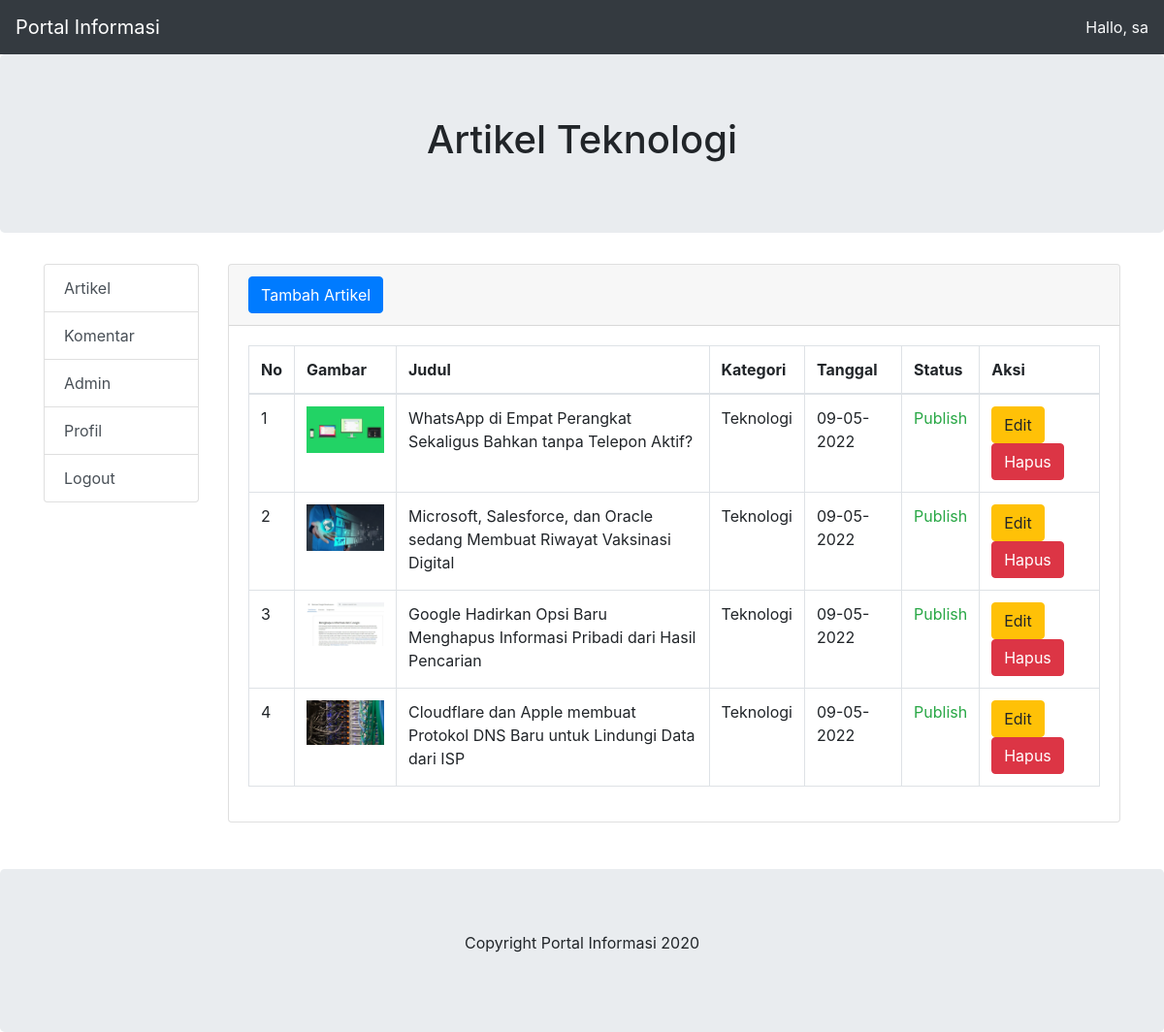
/admin/index.php?halaman=artikel&kategori=1 (signed in), run on the app's committed database.
### tables this page shows
CREATE TABLE `profil` (
  `nama_website` varchar(50) NOT NULL
);

CREATE TABLE `kategori` (
  `id_kategori` int(11) NOT NULL,
  `nama_kategori` varchar(50) NOT NULL,
  `gambar_kategori` varchar(200) NOT NULL DEFAULT 'gambar_default.png'
);

CREATE TABLE `artikel` (
  `id_artikel` int(11) NOT NULL,
  `kode_artikel` char(10) NOT NULL,
  `judul_artikel` varchar(100) NOT NULL,
  `isi_artikel` text NOT NULL,
  `gambar` varchar(100) NOT NULL DEFAULT 'gambar_default.png',
  `tanggal` datetime NOT NULL,
  `status` int(11) NOT NULL,
  `id_kategori` int(11) NOT NULL,
  `id_pengguna` int(11) NOT NULL
);

### admin/artikel/index.php (the view, shortened to what this page needs)
<div class="card mb-4">
    <div class="card-header">
        <button type="button" id="btn-tambah-artikel" class="btn btn-primary"><span class="text"><i class="fas fa-car fa-sm"></i> Tambah Artikel</span></button>
    </div>
    <div class="card-body">
        <table class="table table-bordered" id="dataTable" width="100%" cellspacing="0">
            <thead>
                <tr>
                    <th>No</th>
                    <th>Gambar</th>
                    <th>Judul</th>
                    <th>Kategori</th>
                    <th>Tanggal</th>
                    <th>Status</th>
                    <th>Aksi</th>
                </tr>
            </thead>
            <tbody>
            <?php
                include '../config/database.php';
                $id_kategori=$_GET['kategori'];
                $sql="select * from artikel inner join kategori on kategori.id_kategori=artikel.id_kategori where kategori.id_kategori='$id_kategori' order by id_artikel desc";
                $hasil=mysqli_query($kon,$sql);
                $no=0;
                while ($data = mysqli_fetch_array($hasil)):
                $no++;
            ?>
            <tr>
                <td><?php echo $no; ?></td>
                <td><img  src="artikel/gambar/<?php echo $data['gambar'];?>" alt="Card image cap" width="80px"></td>
                <td><?php echo $data['judul_artikel']; ?></td>
                <td><?php echo  $data['nama_kategori'];  ?></td>
                <td><?php echo date("d-m-Y",strtotime($data['tanggal'])); ?></td>
                <td><?php echo $data['status'] == 1 ? "<span class='text-success'>Publish</span>" : "<span class='text-warning'>Konsep</span>"; ?> </td>
                <td>
                    <button class="btn-edit-artikel btn btn-warning btn-circle" id_artikel="<?php echo $data['id_artikel']; ?>" kode_artikel="<?php echo $data['kode_artikel']; ?>" data-toggle="tooltip" title="Edit artikel" data-placement="top">Edit</button>
                    <button class="btn-hapus-artikel btn btn-danger btn-circle"  id_artikel="<?php echo $data['id_artikel']; ?>"  gambar="<?php echo $data['gambar']; ?>"  data-toggle="tooltip" title="Hapus artikel" data-placement="top">Hapus</button>
                </td>
            </tr>
            <?php endwhile; ?>
            </tbody>
        </table>
    </div>
</div>

### admin/index.php (shortened to what this page needs)
<!DOCTYPE html>
<html lang="en">
<head>
    <link rel="stylesheet" href="../bootstrap/css/bootstrap.min.css">
</head>
<body>
<nav class="navbar navbar-expand-md bg-dark navbar-dark">
    <?php
        include '../config/database.php';
        $ambil_kategori = mysqli_query ($kon,"select * from profil limit 1");
        $row = mysqli_fetch_assoc($ambil_kategori);
        $nama_website = $row['nama_website'];
        $copy_right = $row['nama_website'];
    ?>
    <a class="navbar-brand" href="../index.php"><?php echo $nama_website; ?> </a>
    <div class="collapse navbar-collapse" id="collapsibleNavbar">
        <ul class="navbar-nav  ml-auto">
        <li class="text-light">Hallo,  <?php echo $_SESSION["nama_pengguna"]; ?> </li>
        </ul>
    </div>
</nav>
<div class="jumbotron text-center">
<?php
if(isset($_GET['halaman']) &&  isset($_GET['kategori'])){
    include '../config/database.php';
    $ambil_kategori = mysqli_query ($kon,"select * from kategori where id_kategori='".$_GET['kategori']."' limit 1");
    $row = mysqli_fetch_assoc($ambil_kategori);
    $kategori = $row['nama_kategori'];
    $halaman = $_GET['halaman'];
   echo "<h1>".ucwords($halaman)." ".ucwords($kategori)."</h1>";
}
?>
</div>
<div class="container">
    <div class="row">
        <div class="col-sm-2">
            <div class="list-group">
                <a href="index.php?halaman=kategori" class="list-group-item list-group-item-action">Artikel</a>
                <a href="index.php?halaman=komentar" class="list-group-item list-group-item-action">Komentar</a>
                <a href="index.php?halaman=admin" class="list-group-item list-group-item-action">Admin</a>
                <a href="index.php?halaman=profil" class="list-group-item list-group-item-action">Profil</a>
                <a href="logout.php" class="list-group-item list-group-item-action">Logout</a>
            </div>
        </div>
        <div class="col-sm-10">
        <?php
            if(isset($_GET['halaman'])){
                $halaman = $_GET['halaman'];
                switch ($halaman) {
                    case 'artikel':
                        include "artikel/index.php";
                        break;
                }
            }else {
                include "dashboard.php";
            }
        ?>
        </div>
    </div>
    <br>
</div>
<div class="jumbotron text-center" style="margin-bottom:0">
    <p>Copyright <?php echo  $copy_right; ?> 2020</p>
</div>
</body>
</html>

### data on the page
profil: nama_website "Portal Informasi"
kategori: nama_kategori "Teknologi"
artikel: gambar (picture), judul_artikel "WhatsApp di Empat Perangkat Sekaligus Bahkan tanpa Telepon Aktif?", id_kategori.nama_kategori "Teknologi", tanggal "09-05-2022", status "Publish"
artikel: gambar (picture), judul_artikel "Microsoft, Salesforce, dan Oracle sedang Membuat Riwayat Vaksinasi Digital", id_kategori.nama_kategori "Teknologi", tanggal "09-05-2022", status "Publish"
artikel: gambar (picture), judul_artikel "Google Hadirkan Opsi Baru Menghapus Informasi Pribadi dari Hasil Pencarian", id_kategori.nama_kategori "Teknologi", tanggal "09-05-2022", status "Publish"
artikel: gambar (picture), judul_artikel "Cloudflare dan Apple membuat Protokol DNS Baru untuk Lindungi Data dari ISP", id_kategori.nama_kategori "Teknologi", tanggal "09-05-2022", status "Publish"

### other printed values
$_SESSION["nama_pengguna"] "sa"
$halaman "Artikel"
